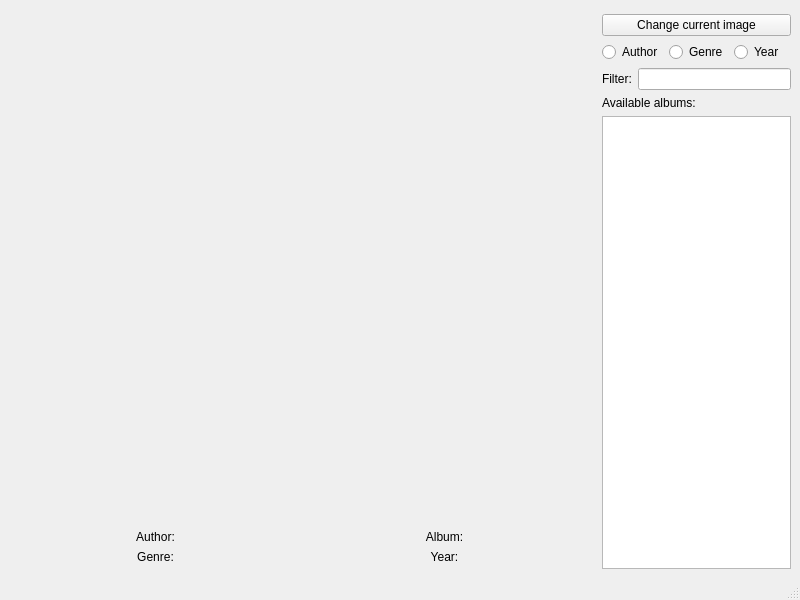
<?xml version="1.0" encoding="UTF-8"?>
<ui version="4.0">
 <class>MainWindow</class>
 <widget class="QMainWindow" name="MainWindow">
  <property name="geometry">
   <rect>
    <x>0</x>
    <y>0</y>
    <width>800</width>
    <height>600</height>
   </rect>
  </property>
  <property name="sizePolicy">
   <sizepolicy hsizetype="MinimumExpanding" vsizetype="MinimumExpanding">
    <horstretch>0</horstretch>
    <verstretch>0</verstretch>
   </sizepolicy>
  </property>
  <property name="minimumSize">
   <size>
    <width>100</width>
    <height>100</height>
   </size>
  </property>
  <property name="windowTitle">
   <string>MainWindow</string>
  </property>
  <widget class="QWidget" name="centralwidget">
   <layout class="QHBoxLayout" name="horizontalLayout_2" stretch="3,1">
    <item>
     <layout class="QVBoxLayout" name="verticalLayout" stretch="2,0,1">
      <property name="sizeConstraint">
       <enum>QLayout::SetDefaultConstraint</enum>
      </property>
      <property name="topMargin">
       <number>0</number>
      </property>
      <item>
       <layout class="QHBoxLayout" name="horizontalLayout">
        <item>
         <spacer name="horizontalSpacer_2">
          <property name="orientation">
           <enum>Qt::Horizontal</enum>
          </property>
          <property name="sizeType">
           <enum>QSizePolicy::MinimumExpanding</enum>
          </property>
          <property name="sizeHint" stdset="0">
           <size>
            <width>40</width>
            <height>20</height>
           </size>
          </property>
         </spacer>
        </item>
        <item>
         <widget class="QLabel" name="labelImg">
          <property name="sizePolicy">
           <sizepolicy hsizetype="Expanding" vsizetype="Expanding">
            <horstretch>0</horstretch>
            <verstretch>0</verstretch>
           </sizepolicy>
          </property>
          <property name="minimumSize">
           <size>
            <width>60</width>
            <height>60</height>
           </size>
          </property>
          <property name="maximumSize">
           <size>
            <width>1200</width>
            <height>1200</height>
           </size>
          </property>
          <property name="sizeIncrement">
           <size>
            <width>20</width>
            <height>20</height>
           </size>
          </property>
          <property name="text">
           <string/>
          </property>
         </widget>
        </item>
        <item>
         <spacer name="horizontalSpacer">
          <property name="orientation">
           <enum>Qt::Horizontal</enum>
          </property>
          <property name="sizeType">
           <enum>QSizePolicy::MinimumExpanding</enum>
          </property>
          <property name="sizeHint" stdset="0">
           <size>
            <width>40</width>
            <height>20</height>
           </size>
          </property>
         </spacer>
        </item>
       </layout>
      </item>
      <item>
       <layout class="QGridLayout" name="gridLayout">
        <property name="leftMargin">
         <number>5</number>
        </property>
        <property name="topMargin">
         <number>5</number>
        </property>
        <property name="rightMargin">
         <number>5</number>
        </property>
        <property name="bottomMargin">
         <number>5</number>
        </property>
        <item row="0" column="1">
         <widget class="QLabel" name="labelAlbum">
          <property name="minimumSize">
           <size>
            <width>150</width>
            <height>0</height>
           </size>
          </property>
          <property name="text">
           <string>Album:</string>
          </property>
          <property name="alignment">
           <set>Qt::AlignCenter</set>
          </property>
         </widget>
        </item>
        <item row="3" column="0">
         <widget class="QLabel" name="labelGenre">
          <property name="minimumSize">
           <size>
            <width>150</width>
            <height>0</height>
           </size>
          </property>
          <property name="text">
           <string>Genre:</string>
          </property>
          <property name="alignment">
           <set>Qt::AlignCenter</set>
          </property>
         </widget>
        </item>
        <item row="3" column="1">
         <widget class="QLabel" name="labelYear">
          <property name="minimumSize">
           <size>
            <width>150</width>
            <height>0</height>
           </size>
          </property>
          <property name="text">
           <string>Year:</string>
          </property>
          <property name="alignment">
           <set>Qt::AlignCenter</set>
          </property>
         </widget>
        </item>
        <item row="0" column="0">
         <widget class="QLabel" name="labelAuthor">
          <property name="minimumSize">
           <size>
            <width>150</width>
            <height>0</height>
           </size>
          </property>
          <property name="text">
           <string>Author:</string>
          </property>
          <property name="alignment">
           <set>Qt::AlignCenter</set>
          </property>
         </widget>
        </item>
       </layout>
      </item>
      <item>
       <layout class="QGridLayout" name="songsLayout">
        <property name="sizeConstraint">
         <enum>QLayout::SetMinAndMaxSize</enum>
        </property>
       </layout>
      </item>
     </layout>
    </item>
    <item>
     <layout class="QVBoxLayout" name="verticalLayout_4">
      <property name="leftMargin">
       <number>5</number>
      </property>
      <property name="topMargin">
       <number>5</number>
      </property>
      <item>
       <widget class="QPushButton" name="btnChangeImage">
        <property name="text">
         <string>Change current image</string>
        </property>
       </widget>
      </item>
      <item>
       <layout class="QHBoxLayout" name="horizontalLayout_4">
        <item>
         <widget class="QRadioButton" name="radioButtonAuthor">
          <property name="text">
           <string>Author</string>
          </property>
         </widget>
        </item>
        <item>
         <widget class="QRadioButton" name="radioButtonGenre">
          <property name="text">
           <string>Genre</string>
          </property>
         </widget>
        </item>
        <item>
         <widget class="QRadioButton" name="radioButtonYear">
          <property name="text">
           <string>Year</string>
          </property>
         </widget>
        </item>
       </layout>
      </item>
      <item>
       <layout class="QHBoxLayout" name="horizontalLayout_3">
        <property name="leftMargin">
         <number>0</number>
        </property>
        <item>
         <widget class="QLabel" name="albumsFilterLabel">
          <property name="text">
           <string>Filter:</string>
          </property>
         </widget>
        </item>
        <item>
         <widget class="QLineEdit" name="albumsFilter"/>
        </item>
       </layout>
      </item>
      <item>
       <widget class="QLabel" name="albumsLabel">
        <property name="text">
         <string>Available albums:</string>
        </property>
       </widget>
      </item>
      <item>
       <widget class="QListView" name="listViewAlbums"/>
      </item>
     </layout>
    </item>
   </layout>
  </widget>
  <widget class="QMenuBar" name="menubar">
   <property name="geometry">
    <rect>
     <x>0</x>
     <y>0</y>
     <width>800</width>
     <height>20</height>
    </rect>
   </property>
  </widget>
  <widget class="QStatusBar" name="statusbar"/>
 </widget>
 <resources/>
 <connections/>
</ui>
